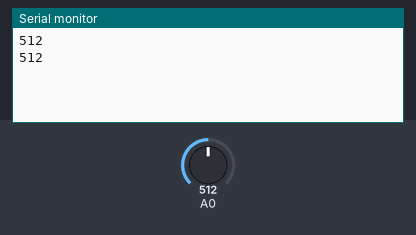
The sketch below on a simulated Arduino Uno, built with avr-gcc and run on an emulated ATmega328P. On the bench: the last lines printed to the serial monitor. The inputs (shaded band) are chosen by the test bench; at power-on: A0 = 512.

Above: at 2.7 s.
2.8 s: A0 set to 716
At 3.8 s:
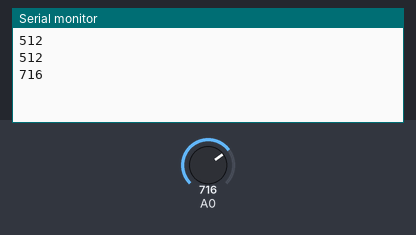
4.3 s: A0 set to 900
At 5.4 s:
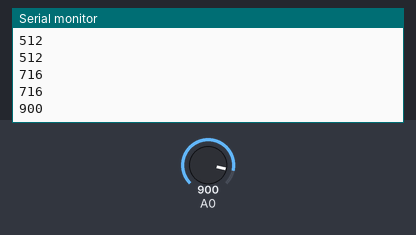
Timing chart, 0 to 7.3 s (numbered marks = the images above; inputs shaded):
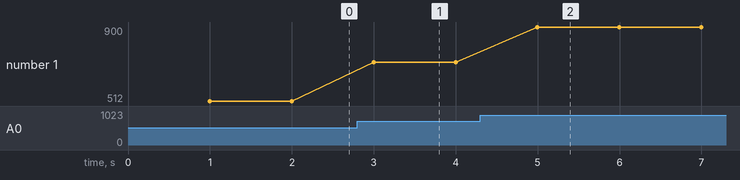

Measured:
- after the input at 2.8 s, the serial monitor: prints a new line after 0.20 s (image 1)
- after the input at 4.3 s, the serial monitor: prints a new line after 0.70 s (image 2)
- plotted number 1: 512 → 716 after the input at 2.8 s, 716 → 900 after the input at 4.3 s

The sketch:

req2.ino
```cpp
// REQ 2

void adc_init()
{
  // AREF = AVcc
  ADMUX = (1<<REFS0);
  // ADC Enable and prescaler of 128
  // 16000000/128 = 125000
  ADCSRA = (1<<ADEN)|(1<<ADPS2)|(1<<ADPS1)|(1<<ADPS0)|(1<<ADIE);
}

void timer2_init(){
  // set up timer with no prescaling
  TCCR2B |= (1 << CS20) | (1 << CS21) | (1 << CS22);

  // initialize counter
  TCNT2 = 0;
  // enable overflow INT
  TIMSK2 |= (1 << TOIE2);

  sei();
}

uint8_t ADC_endconversion_Flag=0;

ISR(ADC_vect)
{
   ADC_endconversion_Flag=1;
   Serial.println(ADC);
}

uint16_t adc_read(uint8_t ch)
{
  // select the corresponding channel 0~5
  // ANDing with ’7′ will always keep the value
  // of ‘ch’ between 0 and 5
  ch &= 0b00000111;// AND operation with 7
  ADMUX = (ADMUX & 0xF8)|ch; // clears the bottom 3 bits before ORing

  // start single conversion
  // write ’1′ to ADSC
  ADCSRA |= (1<<ADSC);

  // wait for conversion to complete
  // ADSC becomes ’0′ again
  // till then, run loop continuously

  // NOTE: following is not needed
  if(ADC_endconversion_Flag==1){
    ADC_endconversion_Flag=0;
    return (ADC);
  }
  else
	  return(-1);

}

uint8_t read_adc_plz = 0;
uint8_t num_overflows = 0;
ISR(TIMER2_OVF_vect)
{
  //Serial.println("OVERFLOW");
  num_overflows += 1;
  if (num_overflows >= 61)
  {
    read_adc_plz = 1;
    num_overflows = 0;
  }
}

int main()
{
  Serial.begin(9600);


  //uint16_t adc_result0;


  // initialize adc
  adc_init();

  // init timer
  timer2_init();

  while(1)
  {
    if (read_adc_plz == 1) {
      // TO BE PRECISE LOL (:
      if (TCNT2 < 9) continue;

      //Serial.println("adc: ");
      adc_read(0);// read adc value at PC0
      // condition for led to turn on or off
      //Serial.println(adc_result0);
      read_adc_plz = 0;
    }

    //Serial.println("FLUSH");
    Serial.flush();
  }

  return 0;
}
```
